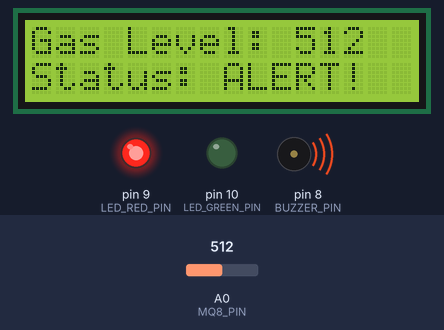
The sketch below on a simulated Arduino Uno, built with avr-gcc and run on an emulated ATmega328P. Shown: 16×2 character LCD, output pins drawn as LEDs (lit = HIGH), buzzer (waves = sounding, pin HIGH). The test bench sets the inputs (shaded band); at power-on: A0 (MQ8_PIN) = 512.

Above: at 3.2 s.
3.3 s: A0 (MQ8_PIN) set to 418
At 4.1 s:
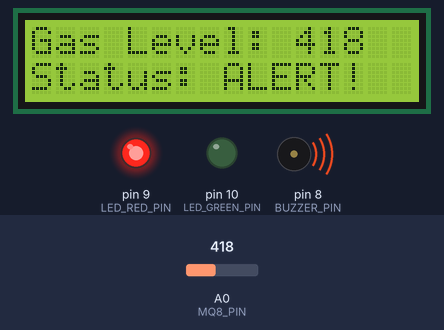
5.2 s: A0 (MQ8_PIN) set to 383
At 6.3 s:
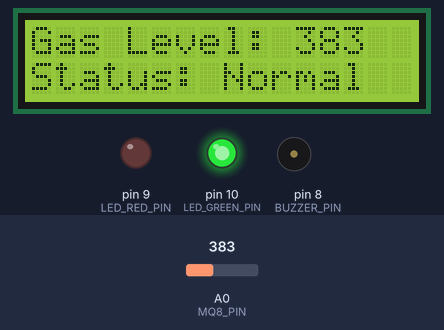
6.8 s: A0 (MQ8_PIN) set to 410
At 7.3 s:
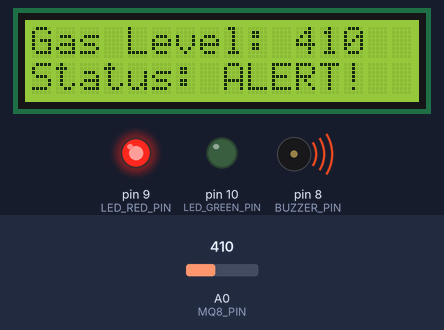
Timing chart, 0 to 9.8 s (numbered marks = the images above; inputs shaded):
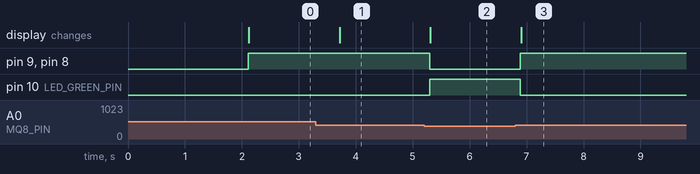

The sketch:

main.ino
```cpp
#include <Wire.h>
#include <LiquidCrystal_I2C.h>

LiquidCrystal_I2C lcd(0x27, 16, 2);

const int MQ8_PIN = A0;
const int BUZZER_PIN = 8;
const int LED_RED_PIN = 9;
const int LED_GREEN_PIN = 10;

const int GAS_THRESHOLD = 400;

void setup() {
  pinMode(MQ8_PIN, INPUT);
  pinMode(BUZZER_PIN, OUTPUT);
  pinMode(LED_RED_PIN, OUTPUT);
  pinMode(LED_GREEN_PIN, OUTPUT);

  lcd.init();
  lcd.backlight();

  lcd.setCursor(0, 0);
  lcd.print("Gas Detector");
  lcd.setCursor(0, 1);
  lcd.print("Initializing...");
  delay(2000);
  lcd.clear();
}

void loop() {
  int gasLevel = analogRead(MQ8_PIN);

  lcd.setCursor(0, 0);
  lcd.print("Gas Level: ");
  lcd.print(gasLevel);
  lcd.print("   ");

  if (gasLevel > GAS_THRESHOLD) {
    digitalWrite(LED_RED_PIN, HIGH);
    digitalWrite(LED_GREEN_PIN, LOW);
    digitalWrite(BUZZER_PIN, HIGH);

    lcd.setCursor(0, 1);
    lcd.print("Status: ALERT! ");
  } else {
    digitalWrite(LED_RED_PIN, LOW);
    digitalWrite(LED_GREEN_PIN, HIGH);
    digitalWrite(BUZZER_PIN, LOW);

    lcd.setCursor(0, 1);
    lcd.print("Status: Normal ");
  }

  delay(500);
}
```

Measured:
- the behaviour switches between 401 and 400 on A0 (MQ8_PIN) (found by bisection; images 1 and 2)
- after the input at 3.3 s, the display: changes after 0.42 s (image 1)
- after the input at 5.2 s, pin 9 (LED_RED_PIN), pin 8 (BUZZER_PIN): HIGH → LOW after 0.10 s; pin 10 (LED_GREEN_PIN): LOW → HIGH after 0.10 s; the display: changes after 0.11 s (image 2)
- after the input at 6.8 s, pin 9 (LED_RED_PIN), pin 8 (BUZZER_PIN): LOW → HIGH after 0.09 s; pin 10 (LED_GREEN_PIN): HIGH → LOW after 0.09 s; the display: changes after 0.11 s (image 3)
